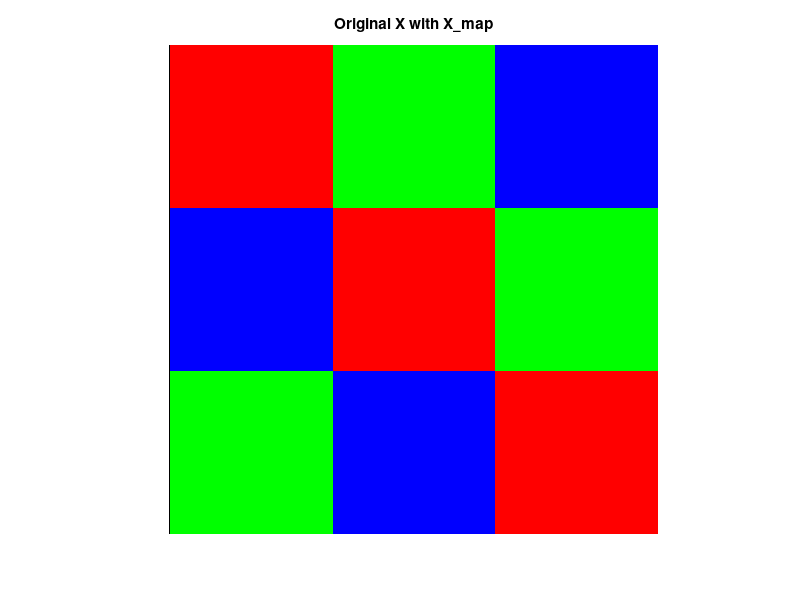
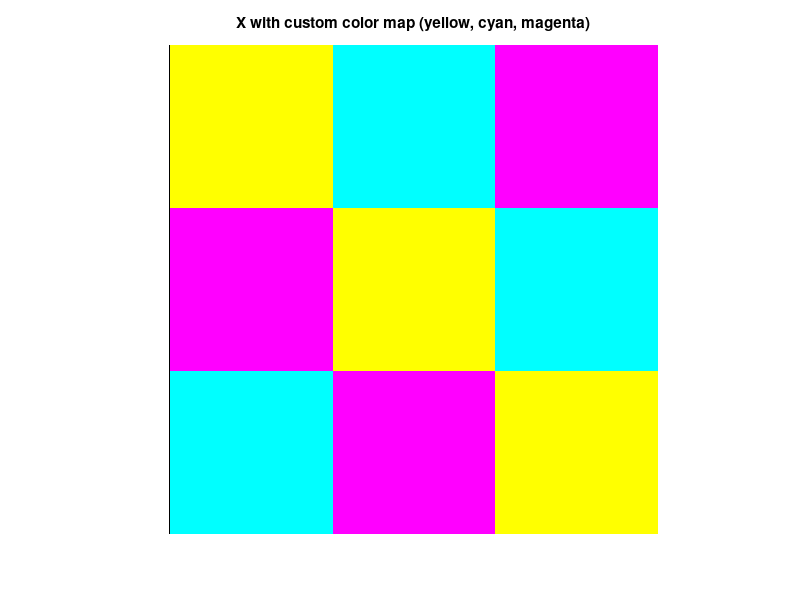

Write the MATLAB code that produced these figures, in order.
% @author EliasDH Team
% @see https://eliasdh.com
% @since 01/01/2025

% Example 5

% 5.1. Define the matrix and the color map
X = [1 2 3; 3 1 2; 2 3 1];
X_map1 = [1 0 0;   % red
         0 1 0;   % green
         0 0 1];  % blue


% 5.2. Display the image with the color map
figure;
imshow(X, X_map1, 'InitialMagnification', 'fit');
title('Original X with X\_map');


% 5.3. Try other color maps
X_map2 = [1 1 0;   % yellow
          0 1 1;   % cyan
          1 0 1];  % magenta

figure;
imshow(X, X_map2, 'InitialMagnification', 'fit');
title('X with custom color map (yellow, cyan, magenta)');